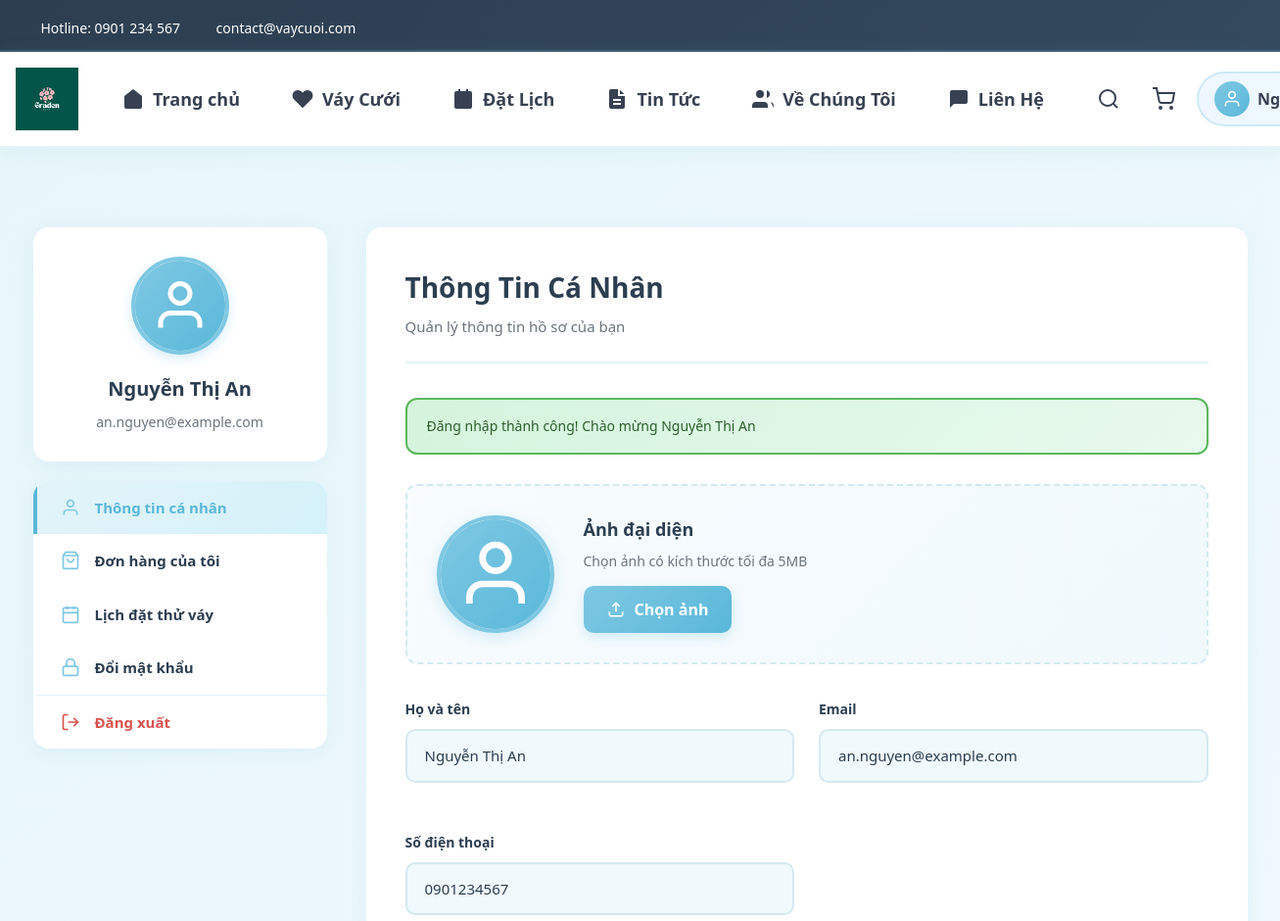
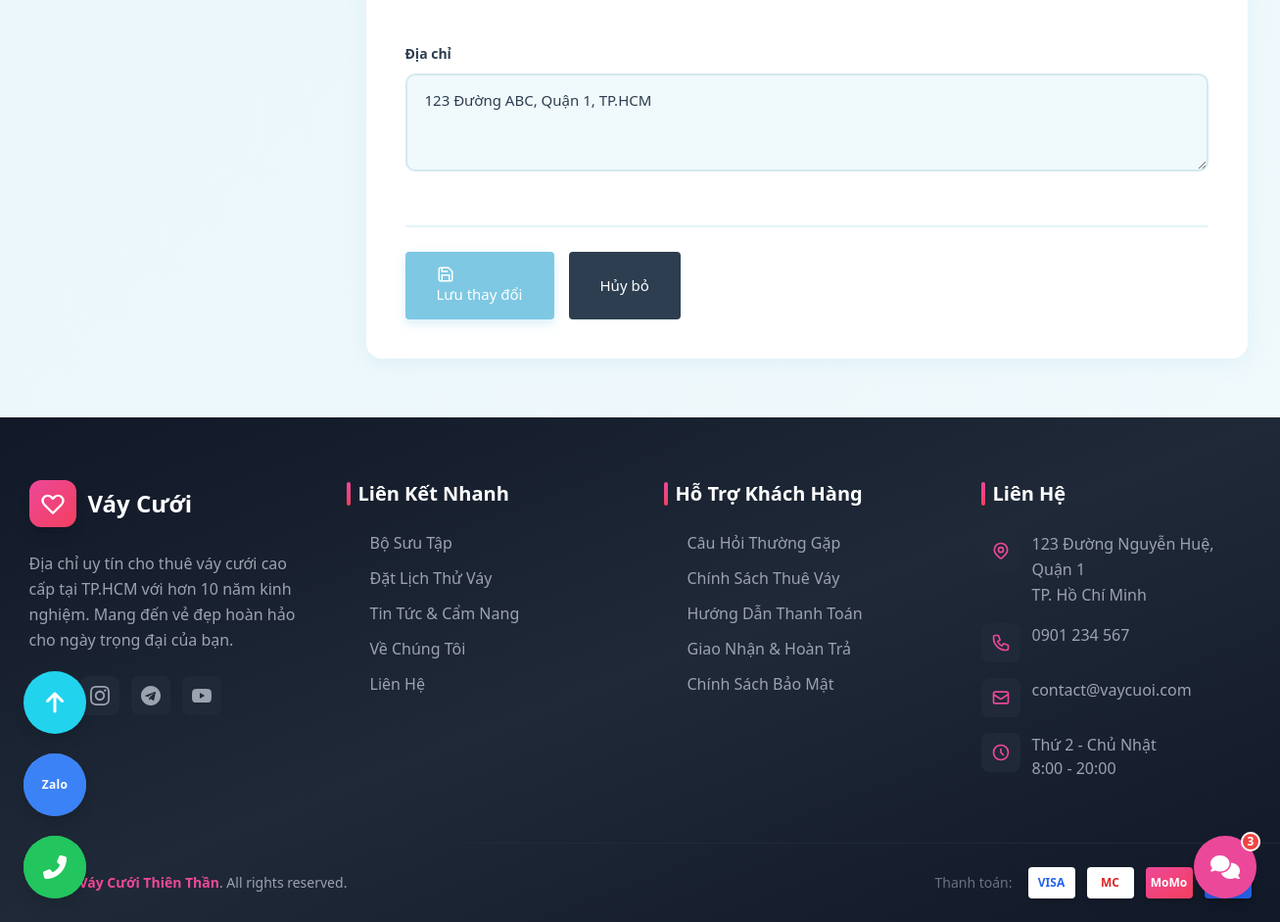
The app's page /account.php (signed in) with its own data (2 pictures, top to bottom).
### tables this page shows
CREATE TABLE nguoi_dung (
   id BIGINT AUTO_INCREMENT PRIMARY KEY,
   ho_ten VARCHAR(255) NOT NULL,
   email VARCHAR(150) NOT NULL UNIQUE,
   mat_khau VARCHAR(255) NOT NULL,
   so_dien_thoai VARCHAR(30),
   dia_chi TEXT,
   avt VARCHAR(500) NULL COMMENT 'URL avatar của người dùng (từ Google hoặc upload)',
   created_at TIMESTAMP DEFAULT CURRENT_TIMESTAMP
);

### account.php (the view, shortened to what this page needs)
<?php
require_once 'includes/config.php';
$user_id = $_SESSION['user_id'];
$stmt = $conn->prepare("SELECT * FROM nguoi_dung WHERE id = ?");
$stmt->bind_param("i", $user_id);
$stmt->execute();
$result = $stmt->get_result();
$user = $result->fetch_assoc();
?>
<link rel="stylesheet" href="assets/css/account.css">
<?php require_once 'includes/header.php'; ?>
<div class="account-container">
    <div class="container">
        <div class="account-layout">
            <aside class="account-sidebar">
                <div class="user-profile-card">
                    <div class="profile-avatar">
                        <?php if (!empty($user['avt'])): ?>
                            <img src="<?php echo htmlspecialchars($user['avt']); ?>" alt="Avatar">
                        <?php else: ?>
                            <div class="avatar-placeholder">
                                <svg width="60" height="60" viewBox="0 0 24 24" fill="none" stroke="currentColor" stroke-width="2">
                                    <path d="M20 21v-2a4 4 0 0 0-4-4H8a4 4 0 0 0-4 4v2"/>
                                    <circle cx="12" cy="7" r="4"/>
                                </svg>
                            </div>
                        <?php endif; ?>
                    </div>
                    <h3><?php echo htmlspecialchars($user['ho_ten']); ?></h3>
                    <p><?php echo htmlspecialchars($user['email']); ?></p>
                </div>
                <nav class="account-menu">
                    <a href="account.php" class="menu-item active">
                        <svg width="20" height="20" viewBox="0 0 24 24" fill="none" stroke="currentColor" stroke-width="2">
                            <path d="M20 21v-2a4 4 0 0 0-4-4H8a4 4 0 0 0-4 4v2"/>
                            <circle cx="12" cy="7" r="4"/>
                        </svg>
                        Thông tin cá nhân
                    </a>
                    <a href="orders.php" class="menu-item">
                        <svg width="20" height="20" viewBox="0 0 24 24" fill="none" stroke="currentColor" stroke-width="2">
                            <path d="M6 2L3 6v14a2 2 0 0 0 2 2h14a2 2 0 0 0 2-2V6l-3-4z"/>
                            <line x1="3" y1="6" x2="21" y2="6"/>
                            <path d="M16 10a4 4 0 0 1-8 0"/>
                        </svg>
                        Đơn hàng của tôi
                    </a>
                    <a href="booking.php" class="menu-item">
                        <svg width="20" height="20" viewBox="0 0 24 24" fill="none" stroke="currentColor" stroke-width="2">
                            <rect x="3" y="4" width="18" height="18" rx="2" ry="2"/>
                            <line x1="16" y1="2" x2="16" y2="6"/>
                            <line x1="8" y1="2" x2="8" y2="6"/>
                            <line x1="3" y1="10" x2="21" y2="10"/>
                        </svg>
                        Lịch đặt thử váy
                    </a>
                    <a href="change-password.php" class="menu-item">
                        <svg width="20" height="20" viewBox="0 0 24 24" fill="none" stroke="currentColor" stroke-width="2">
                            <rect x="3" y="11" width="18" height="11" rx="2" ry="2"/>
                            <path d="M7 11V7a5 5 0 0 1 10 0v4"/>
                        </svg>
                        Đổi mật khẩu
                    </a>
                    <a href="logout.php" class="menu-item logout">
                        <svg width="20" height="20" viewBox="0 0 24 24" fill="none" stroke="currentColor" stroke-width="2">
                            <path d="M9 21H5a2 2 0 0 1-2-2V5a2 2 0 0 1 2-2h4"/>
                            <polyline points="16 17 21 12 16 7"/>
                            <line x1="21" y1="12" x2="9" y2="12"/>
                        </svg>
                        Đăng xuất
                    </a>
                </nav>
            </aside>
            <div class="account-content">
                <div class="content-header">
                    <h2>Thông Tin Cá Nhân</h2>
                    <p>Quản lý thông tin hồ sơ của bạn</p>
                </div>
                <?php if (isset($_SESSION['success'])): ?>
                    <div class="alert alert-success">
                        <?php echo htmlspecialchars($_SESSION['success']); unset($_SESSION['success']); ?>
                    </div>
                <?php endif; ?>
                <form action="update-profile.php" method="POST" enctype="multipart/form-data" class="profile-form">
                    <div class="avatar-upload-section">
                        <div class="current-avatar">
                            <?php if (!empty($user['avt'])): ?>
                                <img src="<?php echo htmlspecialchars($user['avt']); ?>" alt="Avatar" id="preview-avatar">
                            <?php else: ?>
                                <div class="avatar-placeholder" id="preview-avatar">
                                    <svg width="80" height="80" viewBox="0 0 24 24" fill="none" stroke="currentColor" stroke-width="2">
                                        <path d="M20 21v-2a4 4 0 0 0-4-4H8a4 4 0 0 0-4 4v2"/>
                                        <circle cx="12" cy="7" r="4"/>
                                    </svg>
                                </div>
                            <?php endif; ?>
                        </div>
                        <div class="avatar-upload-info">
                            <h4>Ảnh đại diện</h4>
                            <p>Chọn ảnh có kích thước tối đa 5MB</p>
                            <label for="avatar-input" class="btn-upload">
                                <svg width="18" height="18" viewBox="0 0 24 24" fill="none" stroke="currentColor" stroke-width="2">
                                    <path d="M21 15v4a2 2 0 0 1-2 2H5a2 2 0 0 1-2-2v-4"/>
                                    <polyline points="17 8 12 3 7 8"/>
                                    <line x1="12" y1="3" x2="12" y2="15"/>
                                </svg>
                                Chọn ảnh
                            </label>
                        </div>
                    </div>
                    <div class="form-grid">
                        <div class="form-group">
                            <label for="ho_ten">Họ và tên</label>
                            <input type="text" id="ho_ten" name="ho_ten" value="<?php echo htmlspecialchars($user['ho_ten']); ?>" required>
                        </div>
                        <div class="form-group">
                            <label for="email">Email</label>
                            <input type="email" id="email" name="email" value="<?php echo htmlspecialchars($user['email']); ?>" required>
                        </div>
                        <div class="form-group">
                            <label for="so_dien_thoai">Số điện thoại</label>
                            <input type="tel" id="so_dien_thoai" name="so_dien_thoai" value="<?php echo htmlspecialchars($user['so_dien_thoai'] ?? ''); ?>" pattern="[0-9]{10,11}">
                        </div>
                        <div class="form-group full-width">
                            <label for="dia_chi">Địa chỉ</label>
                            <textarea id="dia_chi" name="dia_chi" rows="3"><?php echo htmlspecialchars($user['dia_chi'] ?? ''); ?></textarea>
                        </div>
                    </div>
                    <div class="form-actions">
                        <button type="submit" class="btn btn-primary">
                            <svg width="18" height="18" viewBox="0 0 24 24" fill="none" stroke="currentColor" stroke-width="2">
                                <path d="M19 21H5a2 2 0 0 1-2-2V5a2 2 0 0 1 2-2h11l5 5v11a2 2 0 0 1-2 2z"/>
                                <polyline points="17 21 17 13 7 13 7 21"/>
                                <polyline points="7 3 7 8 15 8"/>
                            </svg>
                            Lưu thay đổi
                        </button>
                        <button type="reset" class="btn btn-secondary">Hủy bỏ</button>
                    </div>
                </form>
            </div>
        </div>
    </div>
</div>
<?php require_once 'includes/footer.php'; ?>

### assets/css/account.css (style rules this page uses)
.account-container { min-height: 80vh; padding: 60px 0; background: linear-gradient(135deg, #e8f6fa 0%, #f0f9fc 100%); }
.account-layout { display: grid; grid-template-columns: 300px 1fr; gap: 40px; margin-top: 20px; }
.account-sidebar { position: sticky; top: 120px; height: fit-content; }
.user-profile-card { background: white; border-radius: 16px; padding: 30px; text-align: center; box-shadow: 0 4px 20px rgba(126, 200, 227, 0.15); margin-bottom: 20px; }
.profile-avatar { width: 100px; height: 100px; margin: 0 auto 20px; border-radius: 50%; overflow: hidden; border: 4px solid #7ec8e3; box-shadow: 0 4px 12px rgba(126, 200, 227, 0.3); }
.avatar-placeholder { width: 100%; height: 100%; background: linear-gradient(135deg, #7ec8e3 0%, #5ab8d9 100%); display: flex; align-items: center; justify-content: center; color: white; }
.user-profile-card h3 { font-size: 20px; color: #2c3e50; margin-bottom: 8px; font-weight: 700; }
.user-profile-card p { color: #6c757d; font-size: 14px; }
.account-menu { background: white; border-radius: 16px; overflow: hidden; box-shadow: 0 4px 20px rgba(126, 200, 227, 0.15); }
.menu-item { display: flex; align-items: center; gap: 15px; padding: 16px 24px; color: #2c3e50; font-weight: 600; font-size: 15px; transition: all 0.3s ease; border-left: 4px solid transparent; }
.menu-item.active { background: linear-gradient(135deg, #e3f4f9 0%, #d4f1f9 100%); color: #5ab8d9; border-left-color: #5ab8d9; }
.menu-item svg { color: #7ec8e3; flex-shrink: 0; }
.menu-item.logout { color: #d9534f; border-top: 1px solid #e3f4f9; }
.menu-item.logout svg { color: #d9534f; }
.account-content { background: white; border-radius: 16px; padding: 40px; box-shadow: 0 4px 20px rgba(126, 200, 227, 0.15); }
.content-header { margin-bottom: 35px; padding-bottom: 25px; border-bottom: 2px solid #e3f4f9; }
.content-header h2 { font-size: 28px; color: #2c3e50; margin-bottom: 8px; font-weight: 800; }
.content-header p { color: #6c757d; font-size: 15px; }
.avatar-upload-section { display: flex; align-items: center; gap: 30px; padding: 30px; background: linear-gradient(135deg, #f8fcfe 0%, #f0f9fc 100%); border-radius: 12px; margin-bottom: 35px; border: 2px dashed #d4e9f0; }
.current-avatar { width: 120px; height: 120px; border-radius: 50%; overflow: hidden; border: 4px solid #7ec8e3; box-shadow: 0 4px 16px rgba(126, 200, 227, 0.3); flex-shrink: 0; }
.avatar-upload-info h4 { font-size: 18px; color: #2c3e50; margin-bottom: 8px; font-weight: 700; }
.avatar-upload-info p { color: #6c757d; font-size: 14px; margin-bottom: 15px; }
.btn-upload { display: inline-flex; align-items: center; gap: 10px; padding: 12px 24px; background: linear-gradient(135deg, #7ec8e3 0%, #5ab8d9 100%); color: white; border-radius: 10px; font-weight: 600; cursor: pointer; transition: all 0.3s ease; box-shadow: 0 4px 12px rgba(126, 200, 227, 0.3); }
.profile-form { margin-top: 30px; }
.form-grid { display: grid; grid-template-columns: 1fr 1fr; gap: 25px; margin-bottom: 30px; }
.form-group { display: flex; flex-direction: column; }
.form-group.full-width { grid-column: 1 / -1; }
.form-group label { font-weight: 600; color: #2c3e50; margin-bottom: 10px; font-size: 14px; }
.form-group input, .form-group textarea { padding: 14px 18px; border: 2px solid #d4e9f0; border-radius: 10px; font-size: 15px; transition: all 0.3s ease; background: #f8fcfe; font-family: inherit; }
.form-group textarea { resize: vertical; min-height: 100px; }
.form-actions { display: flex; gap: 15px; padding-top: 25px; border-top: 2px solid #e3f4f9; }
.btn { padding: 14px 32px; border-radius: 10px; font-weight: 700; font-size: 15px; cursor: pointer; transition: all 0.3s ease; display: inline-flex; align-items: center; gap: 10px; border: none; }
.btn-primary { background: linear-gradient(135deg, #7ec8e3 0%, #5ab8d9 100%); color: white; box-shadow: 0 4px 12px rgba(126, 200, 227, 0.3); }
.btn-secondary { background: #e3f4f9; color: #5ab8d9; }
.alert { padding: 16px 20px; border-radius: 12px; margin-bottom: 25px; font-size: 14px; line-height: 1.6; }
.alert-success { background: linear-gradient(135deg, #d4f4dd 0%, #e8f9ed 100%); border: 2px solid #5cb85c; color: #2d5f2d; }

### assets/css/responsive.css (style rules this page uses)
body { overflow-x: hidden; }
html { scroll-behavior: smooth; }

### records on screen
nguoi_dung: ho_ten "Nguyễn Thị An", email "an.nguyen@example.com", so_dien_thoai "0901234567", dia_chi "123 Đường ABC, Quận 1, TP.HCM"

### other values on screen
$_SESSION['success'] "Đăng nhập thành công! Chào mừng Nguyễn Thị An"
SITE_NAME "Váy Cưới Thiên Thần"
